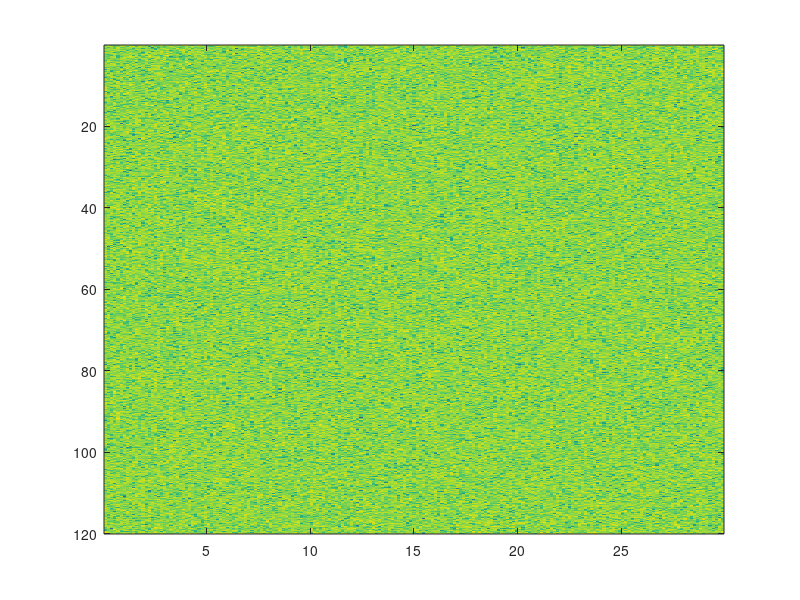
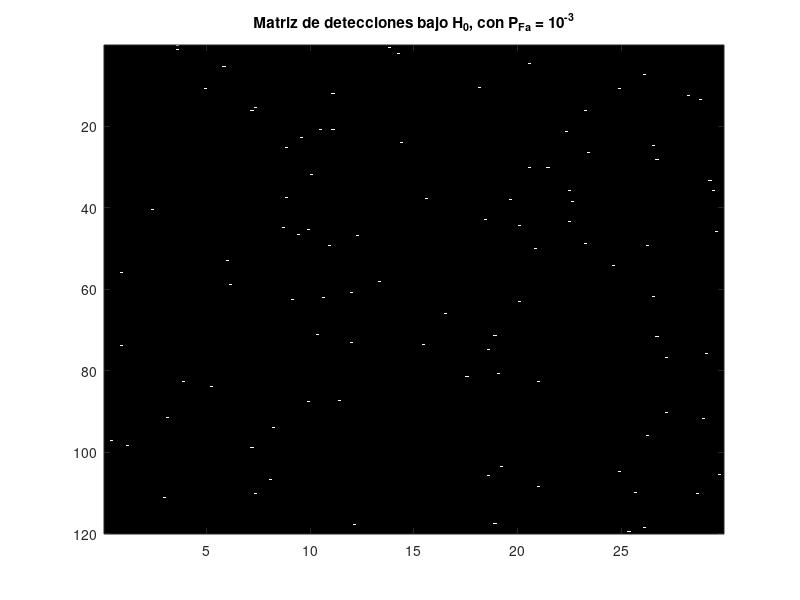
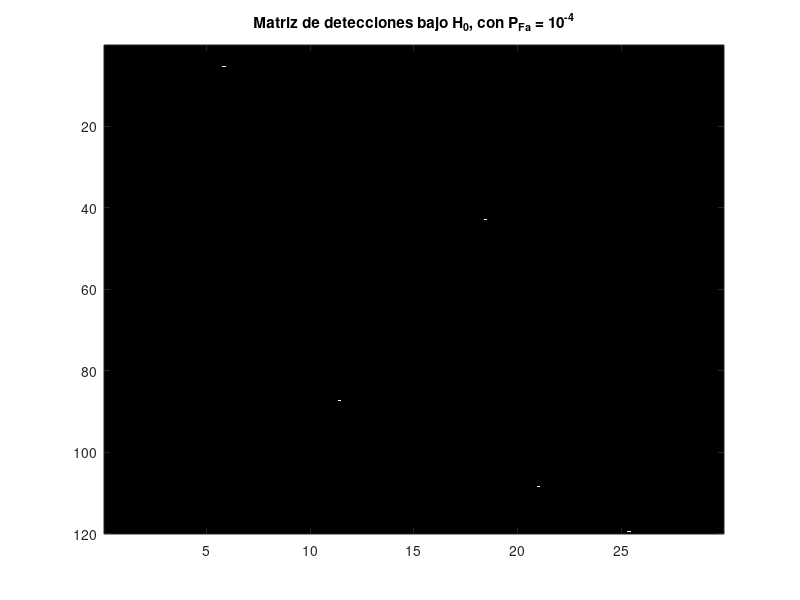

MATLAB code for these plots, in order: (Note: this script raises an error after producing the figures.)
clear;clc;close all;
%% PARAMETROS DEL RADAR
k=1.38054e-23;% (J/K)
T0=290; % K
c=3e8; %m/s velocidad de la luz
BW_senal  = 1e6; 
ancho_haz = 1.2; %grados
giro_antena=26; %rpm
PRF=1950;%Hz
Rango_max_matriz=30*1000; %m;       60*1000/1.85200; %m
Cobertura_acimut= 120; %grados
f_portadora=2.5e9; %Hz
Fs=2.35; %dB Factor de ruido de la cadena receptora
lambda=c/f_portadora;

p_pico=1e3; %W
Ganancia_TX=30; %dB

%% Dimensiones de la matriz radar
% Resoluciones

R_resolucion  = c/(2*BW_senal)
Az_Resolucion = ancho_haz

% Tamaño matriz
separacion_columnas = R_resolucion
num_columnas        = ceil(Rango_max_matriz/separacion_columnas)-1
separacion_filas    = giro_antena*360/PRF/60
num_filas           = ceil(Cobertura_acimut/separacion_filas)

%Número de pulsos recibidos por blanco en cada exploración
Tiempo_iluminacion = ancho_haz*60/(giro_antena*360)

n_pulsos = Tiempo_iluminacion*PRF

% Varianza de las componentes en fase y  cuadratura del ruido
No=1; 

% Generación de tres matrizes radar correspondientes a 3 vueltas de antena
% consecutivas bajo H0. 
% Es decir, la hipotesis nula es cierta = solo hay
% muestras de ruido

% Matriz de ruido base ||| el ",3" es para tenerlo en 3D
ruido = sqrt(No)*randn(num_filas,num_columnas,3)+1i*sqrt(No)*randn(num_filas,num_columnas,3);

eje_x = (1:num_columnas)*R_resolucion/1000; %Eje de distancias en km

eje_y = (1:num_filas)*separacion_filas; %Eje de acimut en grados
                                                %(:,:,1) es todas las columnas y filas, de la loncha 1
figure(); imagesc(eje_x,eje_y, 20*log10(abs(ruido(:,:,1))))

%                   APARTADO 3: CALCULO DE PROBABILIDAD

Pfa = [1e-3,1e-4];

umbrales =gaminv(1-Pfa,1,2*No);

ruido_detectado_menos3 = (abs(ruido).^2)>umbrales(1);

ruido_detectado_menos4 = (abs(ruido).^2)>umbrales(2);

figure(); imagesc(eje_x,eje_y,ruido_detectado_menos3(:,:,2));colormap("gray");
title("Matriz de detecciones bajo H_0, con P_{Fa} = 10^{-3}")

figure(); imagesc(eje_x,eje_y,ruido_detectado_menos4(:,:,2));colormap("gray");
title("Matriz de detecciones bajo H_0, con P_{Fa} = 10^{-4}")

% Como sabemos is en estas imagenes tengo las probabilidades introducidas?
% Una solucion sencilla es la repeticion de montecarlo. Que es repetir
% varias veces el experimento.

% Estimo la prob como: Nºcasosfavorables/nºcasosposibles

% Vamos a estimarla, por ejemplo, usando solo la 3era matriz7

Pfa_menos3_estimada = sum(ruido_detectado_menos3(:,:,3),"all")/numel(ruido_detectado_menos3(:,:,3)); %Devuelve un vector columna, que es la suma de todas las filas. Si pongo "all" solo saca un numerito
Pfa_menos4_estimada = sum(ruido_detectado_menos4(:,:,3),"all")/numel(ruido_detectado_menos4(:,:,3));


% Estimacion Pfa utilizando matriz 3D capa 1

Pfa_menos3_estimada = sum(ruido_detectado_menos3(:,:,1),"all")/numel(ruido_detectado_menos3(:,:,1)); %Devuelve un vector columna, que es la suma de todas las filas. Si pongo "all" solo saca un numerito
Pfa_menos4_estimada = sum(ruido_detectado_menos4(:,:,1),"all")/numel(ruido_detectado_menos4(:,:,1));

% Estimacion Pfa utilizando matriz 3D capa 2
Pfa_menos3_estimada = sum(ruido_detectado_menos3(:,:,2),"all")/numel(ruido_detectado_menos3(:,:,2)); %Devuelve un vector columna, que es la suma de todas las filas. Si pongo "all" solo saca un numerito
Pfa_menos4_estimada = sum(ruido_detectado_menos4(:,:,2),"all")/numel(ruido_detectado_menos4(:,:,2));

% APARTADO 4: CALCULAR ERROR DE ESTIMACION

% Error de estimacion
error_est_matriz3D = sqrt((1-Pfa)./(num_columnas*num_filas*3*Pfa))*100;

% Si solo uso una capa
error_est_una_capa = sqrt((1-Pfa)./(num_columnas*num_filas*Pfa))*100;
error_est = sqrt((1-Pfa)./(num_columnas*num_filas*Pfa))*100;

% % % % ESTUDIO DEL VECTOR DE OBSERVACIÓN  BAJO  H1.xº
load("matrices_vueltas.mat"); %Carga ruido_blancos y ruido_blancosVuelta2


ruido_blancos_vuelta2_detectado_menos3 = (abs(ruido_blancos_vuelta2).^2)>umbrales(1);
ruido_blancos_vuelta2_detectado_menos4 = (abs(ruido_blancos_vuelta2).^2)>umbrales(2);


figure(); imagesc(eje_x,eje_y,ruido_blancos_vuelta2_detectado_menos3);colormap("gray");
title("Matriz de detecciones con blancos, con P_{Fa} = 10^{-3}")

figure(); imagesc(eje_x,eje_y,ruido_blancos_vuelta2_detectado_menos4);colormap("gray");
title("Matriz de detecciones con blancos, con P_{Fa} = 10^{-4}")

% Para estimar Pd tengo que asegurar que H1 es cierta (hay blanco).
%     Nº de unos detectados asociados a blancos / Nº de unos posibles
%     asociados a los blancos

%       15 + 10 + 4 / (15*3)

%% 

% % % % % % COPIO COSAS DE LA PAGINA 5 DE LA PRACTICA 1

SNR = 0:0.5:30; %dB
Er  = 10.^(SNR/10);

%Paso la SNR en dB a unidades naturales teniendo en cuenta que
% N0=1.

Pfas     = [1e-2, 1e-4];
Umbrales = gaminv(1-Pfas,1,2*No);

%Vector de umbrales para cada una de las Pfas que he definido

Pd_estimada = zeros(length(Er),length(Pfas));

for valor_Pfa=1: length(Pfas)
    
     for valor_SNR=1:length(SNR)
         
         ruido_Pd = randn(9,10000)+1i*randn(9,10000);
         blanco   = sqrt(2*Er(valor_SNR))*exp(1i*pi/5); %Es un blanco estacionario
         
         ruido_blanco_Pd   = ruido_Pd+blanco; %Sumo al ruido base el blanco
         salida_comparador = (abs(ruido_blanco_Pd).^2)>Umbrales(valor_Pfa);
%                      fila correspondiente SNR, fila correspondiente PFa:
%                      Sumo todos los elementops de la salida del
%                      comparador, divido por el numero de elementos.
%                      Necesito una Pd por cada SNR
         Pd_estimada(valor_SNR,valor_Pfa) = sum(salida_comparador,'all')/numel(salida_comparador);

     end %del for de SNR
end      %del for de Pfas

figure(); plot(SNR,Pd_estimada(:,1)); xlabel('SNR(dB)'); % Pillo la columna 1 porque es la primera Pf
ylabel('P_D');
hold on;
plot(SNR,Pd_estimada(:,2));
% legend("Pf_{Fa}=10^{-2}","Pf_{Fa}=10^{-4}");
grid;
% Representamos de 0 a 30 dB de SNR. Tenemos 2 curvas, correspondientes a
% cada una de las Pf.
% A menor probabilidad de error, la curva empieza conu un "offset". De
% hecho, esto se mantiene en toda la curva hasta que llega un punto en que
% satura y las dos curvas convergen en una asíntota.

%  Si bajamos la probabilidad de falsa alarma, cumplimos mejor, pero
%  empeora la capazidad de discriminación.


% Apartado 5 Represente las curvas de detección estimadas en la cuestión 4 y compárelas con las
% teóricas obtenidas en la cuestión 1.


% CALCULO CURVAS DETECCION TEÓRICAS

Pd_teorica_menos2 = 1-ncx2cdf(Umbrales(1),2,2*Er);
Pd_teorica_menos4 = 1-ncx2cdf(Umbrales(2),2,2*Er);

plot(SNR,Pd_teorica_menos2,"o"); 
plot(SNR,Pd_teorica_menos4,"s");

legend("Pf_{Fa}=10^{-2} estimación","Pf_{Fa}=10^{-4} estimación","Pf_{Fa}=10^{-2} teorica","Pf_{Fa}=10^{-4} teorica");


%% Aplicamos un filtro integrador a la matriz de ruido

ruido = sqrt(N0)*randn(num_filas,num_columnas) + 1i*sqrt(N0)*randn(num_filas,num_columnas);

fun = @ (x) (sum(x));
ruido_integrado=nlfilter(ruido,[n_pulsos 1],fun);

figure(); imagesc(eje_x,eje_y,10*log10(abs(ruido)).^2);
titile("Intensidad del ruido")


figure(); imagesc(eje_x,eje_y,10*log10(abs(ruido_integrado)).^2);
titile("Intensidad del ruido integrado")